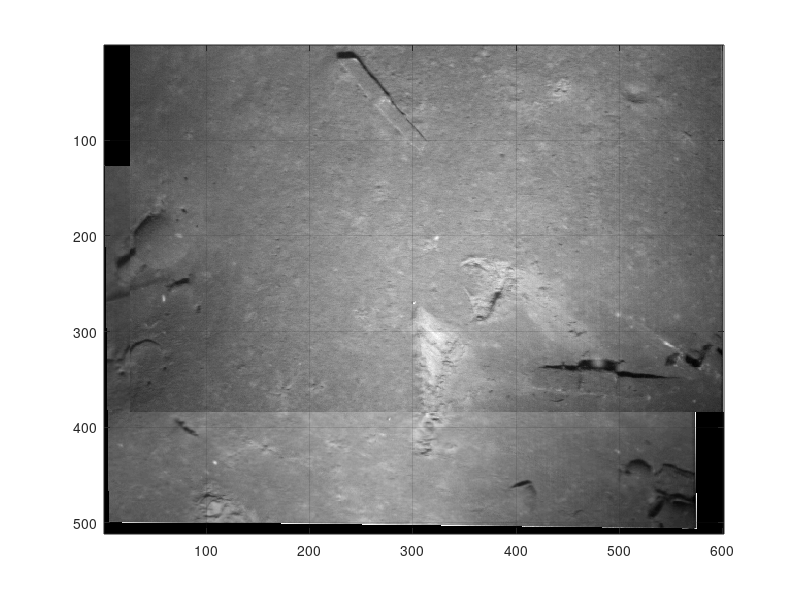

Source code (MATLAB): (Note: this script raises an error after producing the figure.)
%BLEND_DEMO script

load blend_demo
BASE = double(BASE);
INPUT = double(INPUT);

path(path,'../blending');

[i j] = find(BASE>-inf);

image_pair = [input_points base_points];
im_xy = image_pair(:,1:2);
im_xy(:,3) = 1;
im_uv = image_pair(:,3:4);
im_uv(:,3) = 1;
xmatrix = im_xy \ im_uv;


JI = [j i ones(length(i),1)];
VU = JI*xmatrix;
v = VU(:,1);
u = VU(:,2);

tform = cp2tform(input_points,base_points,'affine');

[WARP X Y] = imtransform(INPUT,tform);
[rowB colB] = size(BASE);
[rowW colW] = size(WARP);
MOSAIC = zeros(rowB+127,colB+25);
MOSAIC(126:126+rowW-1,1:colW) = WARP;
MOSAIC(1:rowB,26:end) = BASE;
figure(1);
imagesc(MOSAIC);colormap gray;grid on;truesize;
title('MOSAIC UNBLENDED');

TOP = zeros(rowB+127,colB+25);
BOTTOM = TOP;
MASK = TOP;
MASK(150:end,1:570) = 1;
TOP(1:rowB,26:end) = BASE;
BOTTOM(126:126+rowW-1,1:colW) = WARP;

MOSAIC_BLENDED = blend(BOTTOM,TOP,MASK);
figure(2);
imagesc(MOSAIC_BLENDED);colormap gray;grid on;truesize;
title('MOSAIC BLENDED');
